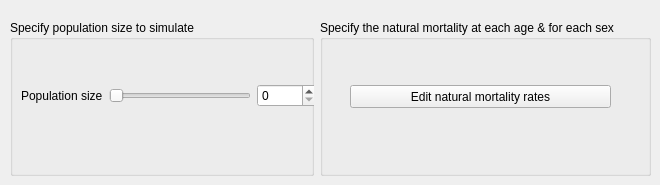
         <widget class="QWidget" name="tab_7">
          <attribute name="title">
           <string>Demography</string>
          </attribute>
          <widget class="QWidget" name="layoutWidget">
           <property name="geometry">
            <rect>
             <x>10</x>
             <y>20</y>
             <width>641</width>
             <height>156</height>
            </rect>
           </property>
           <layout class="QHBoxLayout" name="horizontalLayout_36">
            <item>
             <widget class="QGroupBox" name="groupBox_21">
              <property name="title">
               <string>Specify population size to simulate</string>
              </property>
              <widget class="QWidget" name="layoutWidget">
               <property name="geometry">
                <rect>
                 <x>11</x>
                 <y>60</y>
                 <width>296</width>
                 <height>31</height>
                </rect>
               </property>
               <layout class="QHBoxLayout" name="horizontalLayout_3">
                <item>
                 <widget class="QLabel" name="label_45">
                  <property name="text">
                   <string>Population size</string>
                  </property>
                 </widget>
                </item>
                <item>
                 <widget class="QSlider" name="horizontalSlider_34">
                  <property name="orientation">
                   <enum>Qt::Horizontal</enum>
                  </property>
                 </widget>
                </item>
                <item>
                 <widget class="QSpinBox" name="spinBox_28">
                  <property name="minimumSize">
                   <size>
                    <width>60</width>
                    <height>0</height>
                   </size>
                  </property>
                 </widget>
                </item>
               </layout>
              </widget>
             </widget>
            </item>
            <item>
             <widget class="QGroupBox" name="groupBox_22">
              <property name="title">
               <string>Specify the natural mortality at each age &amp;&amp; for each sex</string>
              </property>
              <widget class="QPushButton" name="pushButton_6">
               <property name="geometry">
                <rect>
                 <x>30</x>
                 <y>65</y>
                 <width>261</width>
                 <height>23</height>
                </rect>
               </property>
               <property name="text">
                <string>Edit natural mortality rates</string>
               </property>
              </widget>
             </widget>
            </item>
           </layout>
          </widget>
         </widget>
